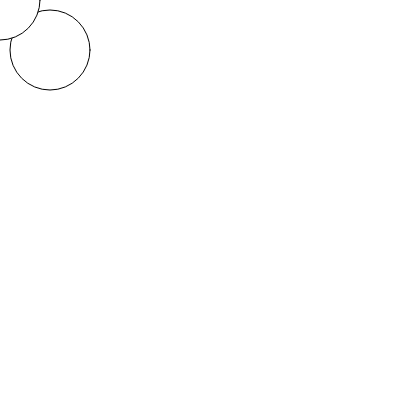
Frame 1 (no input)
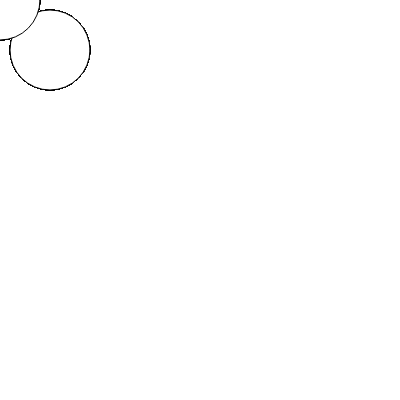
Frame 60 (no input)
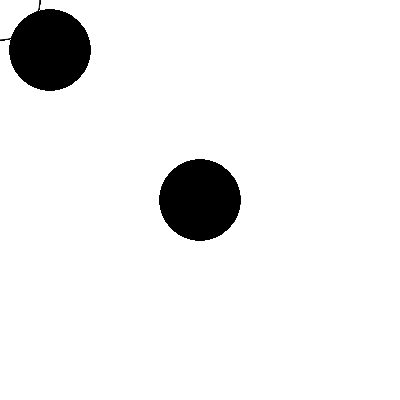
Frame 120 (the mouse pressed at the canvas centre since frame 60)

The p5.js sketch that drew these frames (run headless with seeded random() and noise() and a simulated clock; from frame 60 on, the mouse is pressed at the canvas centre):

// p5.js sketch
// ── sketch.js
function setup() {
  createCanvas(400, 400);
}

function draw() {
    ellipse(50,50,80,80);
  if (mouseIsPressed) {
    fill(0);
  } else {
    fill(255);
  }
  ellipse(mouseX, mouseY, 80, 80)
}
